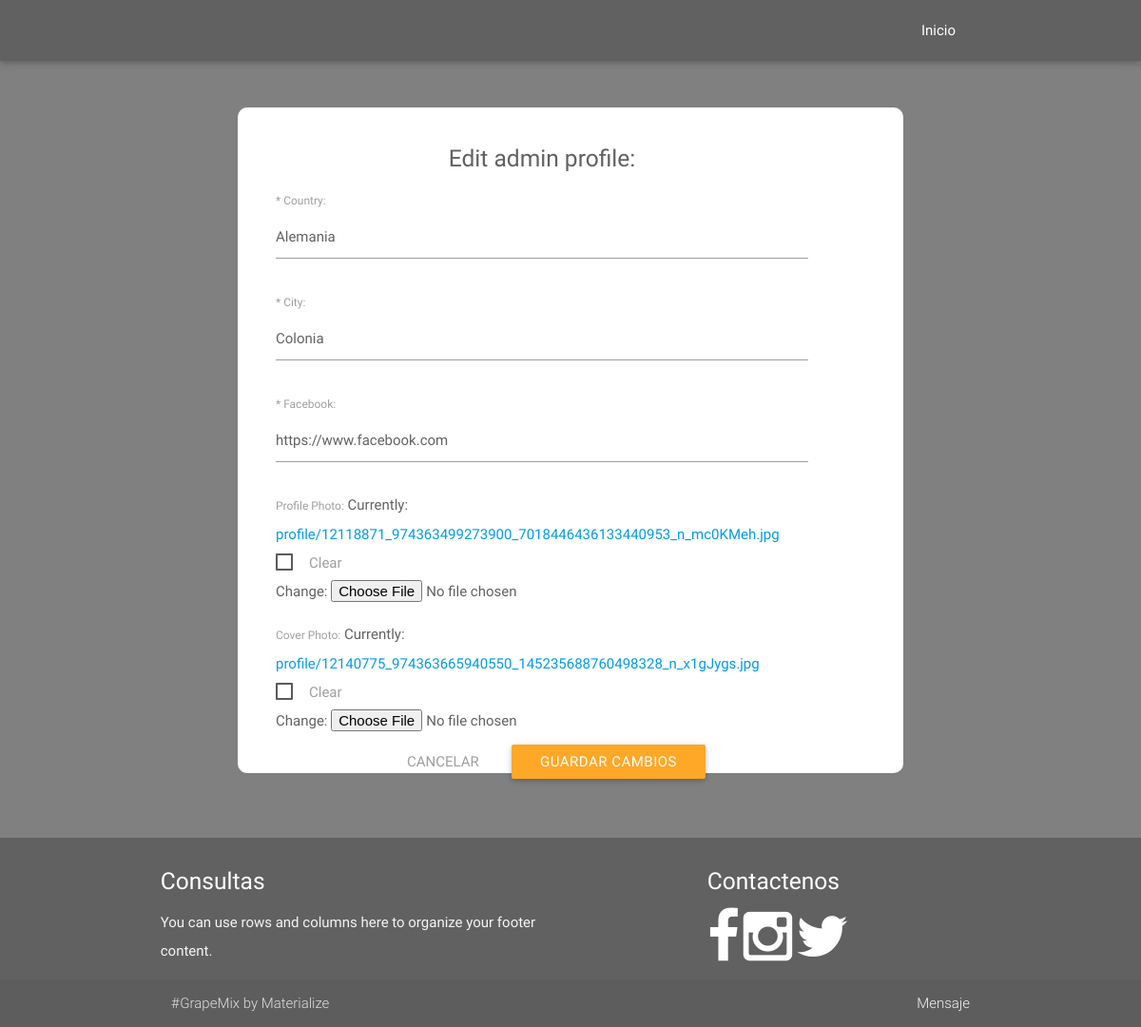
The page /profile/ (signed in) on the database as committed earlier.
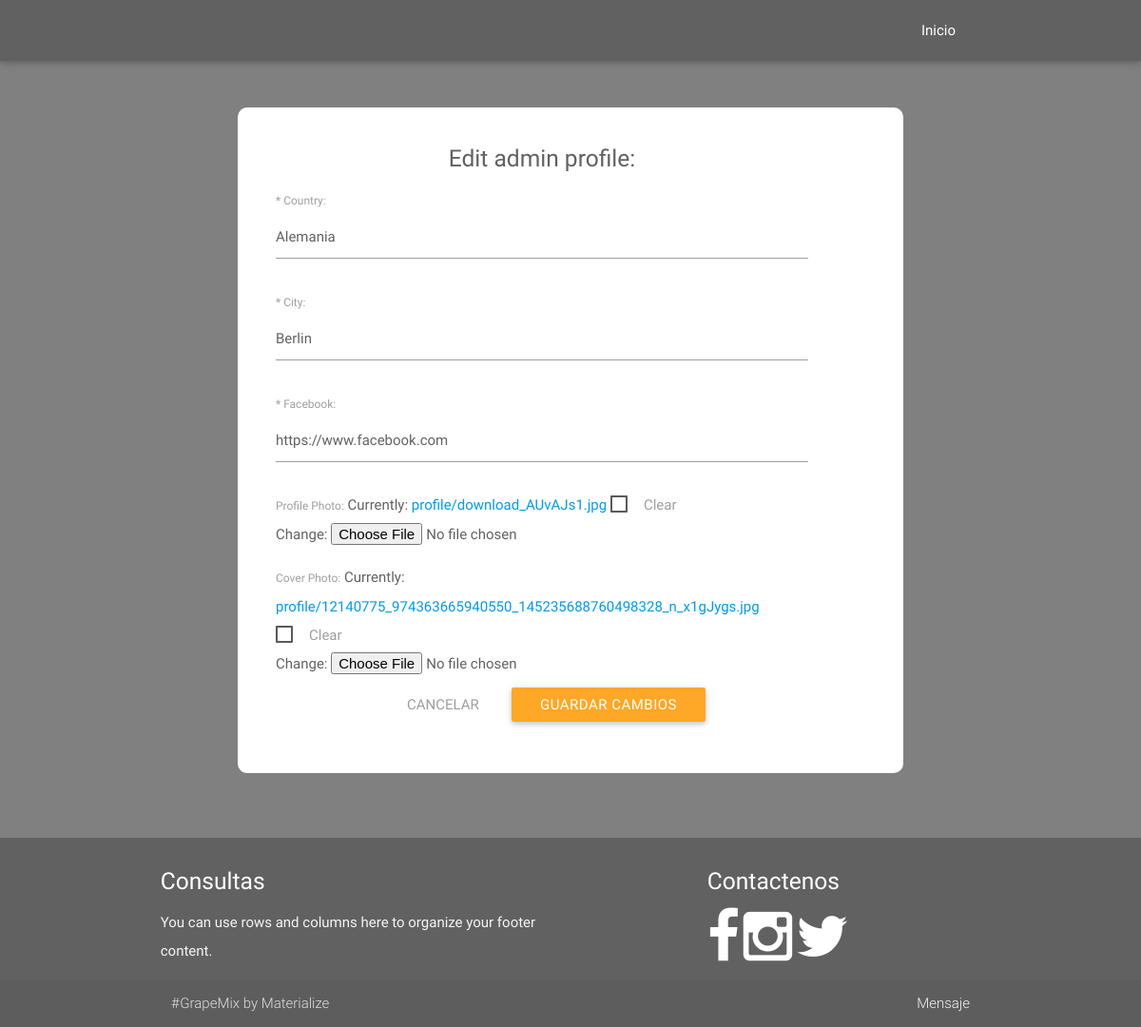
The same page on the database as committed later.
### GMP/models.py (models this page shows)
class Profile(models.Model):
    user = models.OneToOneField(settings.AUTH_USER_MODEL, related_name='profile')
    name = models.CharField(u'Name', max_length=20, default=user)
    country = models.CharField(u'Country', max_length=20)
    city = models.CharField(u'City', max_length=50)
    facebook = models.URLField(u'Facebook', max_length=200)
    profile_photo = models.FileField(u'Profile Photo', upload_to='profile/', blank=True, default='profile/profiledef.jpg')
    cover_photo = models.FileField(u'Cover Photo', upload_to='profile/', blank=True, default='profile/coverdef.jpg')

### GMP/views.py (the view)
# urls.py: url(r'^profile/$', "GMP.views.profile", name='profile'),
@login_required(login_url='/login')
def profile(request):
    args = {}
    context = RequestContext(request)
    try:
        user = request.user
    except User.DoesNotExist:
        raise Http404('El usuario no existe')
    if request.method == 'POST':
        form = EditSocialProfileForm(request.POST, request.FILES,
                instance=user.profile)
        if form.is_valid():
            logger.info(form.instance)
            form.save()
        if not user.profile.profile_photo:
            user.profile.profile_photo ='../multimedia/profile/profiledef.jpg'
            user.profile.save()
    else:
        form = EditSocialProfileForm(instance=user.profile)
    args['form'] = form
    return render(request, 'profile.html', args)

### GMP/forms.py
class EditSocialProfileForm(forms.ModelForm):
    error_css_class = 'alert alert-danger'
    class Meta:
        model = Profile
        exclude = ('user','name' )
    def __init__(self, *args, **kwargs):
        super(EditSocialProfileForm, self).__init__(*args, **kwargs)
        for (field_name, field) in self.fields.items():
            field.widget.attrs['class'] = 'form-control'
            if field.required:
                field.widget.attrs['placeholder'] = 'Requerido'
                field.label = '* ' + field.label

### GMP/templates/profile.html (shortened to what this page needs)
{% extends 'base.html' %}
{% load staticfiles %}
{% load static %}
{% block content %}
<head>
    <nav class="color" role="navigation">
        <div class="nav-wrapper container col s12 m8 offset-m2 l6 offset-l3" style="heigh:50px;">
            <ul class="right hide-on-med-and-down">
                <a href="{% url 'GMP:home' %}"><li>Inicio</li></a>
            </ul>
        </div>
    </nav>
</head>
<body>
    <div class="form_perfil">
        <form class="col s12" method="post"  action="{% url 'GMP:profile' %} "enctype="multipart/form-data">{% csrf_token %}
            <div id="form_name">
                <center><h5 class="header center grey-text text-darken-2" style="margin-top:20px;">Edit {{ user }} profile:</h5>
                    {{ form.as_p }}
                    <a href="#" class="grey-text waves-effect waves-orange btn-flat">Cancelar</a>
                    <button type="submit" class="white-text waves-effect orange waves btn">GUARDAR CAMBIOS</button></center>
                    </div>
                    </form>
            </div><br><br><br>
            <footer class="page-footer">
                <div class="container">
                    <div class="row">
                        <div class="col l6 s12">
                            <h5 class="white-text">Consultas</h5>
                            <p class="grey-text text-lighten-4">You can use rows and columns here to organize your footer content.</p>
                        </div>
                        <div class="col l4 offset-l2 s12">
                            <h5 class="white-text">Contactenos</h5>
                            <ul style="color:white;">
                                <i class="fa fa-facebook  fa-4x"></i>
                                <i class="fa fa-instagram fa-4x"></i>
                                <i class="fa fa-twitter fa-4x"></i>
                            </ul>
                        </div>
                    </div>
                </div>
                <div class="footer-copyright">
                    <div class="container">
                        #GrapeMix by Materialize
                        <a class="grey-text text-lighten-4 right" href="#!">Mensaje</a>
                    </div>
                </div>
            </footer>
            </body>
        {% endblock %}

Rows that differ between the two databases and show on the page:
changed Profile "Alemania": city "Colonia" → "Berlin"
Other text that changed with them:
text no longer shown: "* Country: * City: * Facebook: Profile Photo: Currently: profile/12118871_974363499273900_7018446436133440953_n_mc0KMeh.jpg Clear Change: Cover Photo: Currently: profile/12140775_974363665940550_145235688760498328_n_x1gJygs.jpg Clear Change:"
text now shown: "* Country: * City: * Facebook: Profile Photo: Currently: profile/download_AUvAJs1.jpg Clear Change: Cover Photo: Currently: profile/12140775_974363665940550_145235688760498328_n_x1gJygs.jpg Clear Change:"
